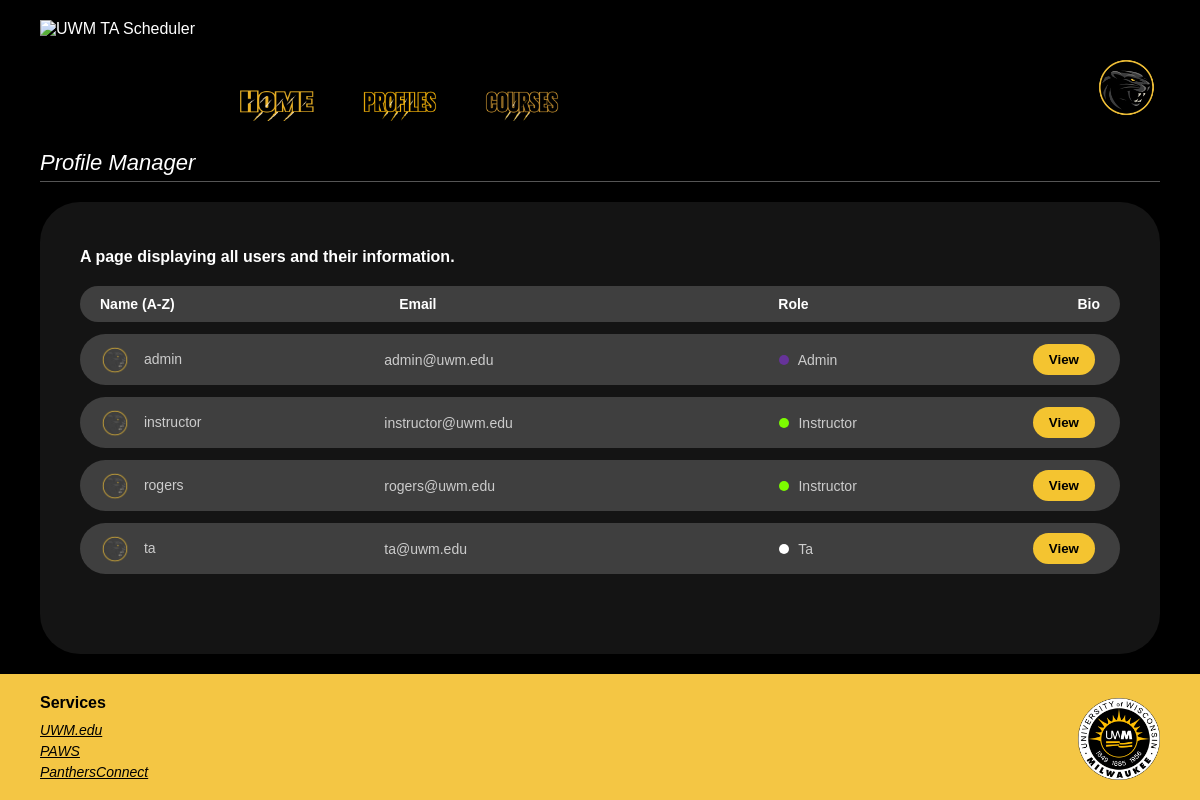
Before: /users/ with the older database file.
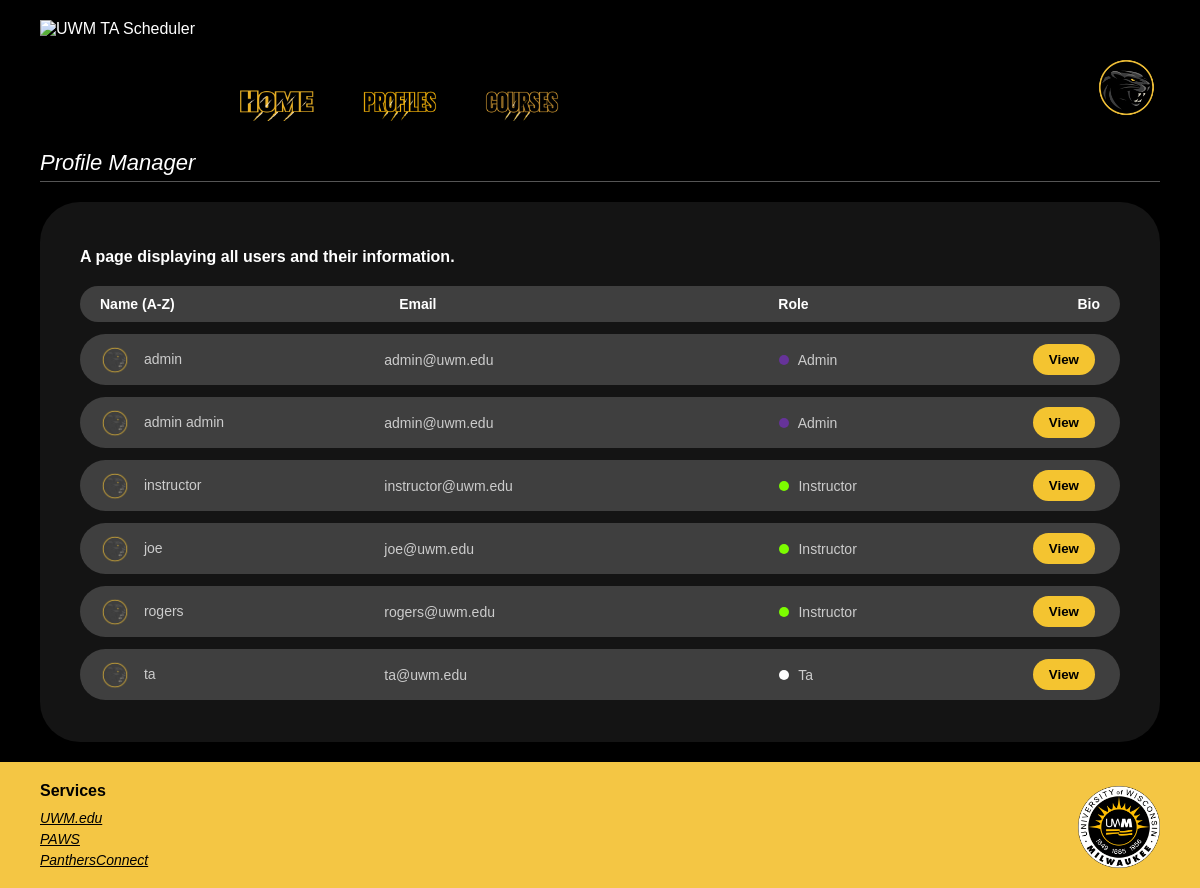
After: the same page with the newer database file.
### ta_scheduler/models.py (models this page shows, shortened)
class User(AbstractUser):
    ROLE_CHOICES = [
        ('admin', 'Admin'), ('instructor', 'Instructor'), ('ta', 'TA'),
    ]
    full_name = models.CharField(max_length=100)
    role      = models.CharField(max_length=20, choices=ROLE_CHOICES)

### ta_scheduler/views.py (the view)
# urls.py: path('users/', UserListView.as_view(), name='user-list'),
class UserListView(ListView):
    model = User
    template_name = 'user_list.html'
    context_object_name = 'users'
    ordering = ['full_name']

### templates/user_list.html (shortened to what this page needs)
{% load static %}
<!DOCTYPE html>
<html lang="en">
<head>
  <link rel="stylesheet" href="{% static 'Style.css' %}">
</head>
<body>
  <main>
    <header>
      <div class="header-left">
        <img src="{% static 'UWM logo.png' %}" alt="UWM TA Scheduler" class="logo-left" />
        <nav class="nav">
          <a href="{% url 'home' %}"><img src="{% static 'Home.png' %}" alt="Home" /></a>
          <a href="{% url 'user-list' %}"><img src="{% static 'Profiles.png' %}" alt="Profiles" /></a>
          <a href="Courses.html"><img src="{% static 'Courses.png' %}" alt="Courses" /></a>
        </nav>
      </div>
      <div class="pfp-wrapper">
        <a href="#" class="pfp-link">
          <img src="{% static 'pfp.png' %}" alt="Profile Picture" />
        </a>
      </div>
    </header>
    <div class="welcome">Profile Manager</div>
    <div class="divider"></div>
    <div class="main-container">
    {% if request.user.role == 'admin' %}
      <h3>A page dedicated to creating, updating and deleting user credentials. Scroll for more users.</h3>
    {% else %}
      <h3>A page displaying all users and their information.</h3>
    {% endif %}
      <div class="update-item header-row">
      <strong>Name (A-Z)</strong>
      <strong>Email</strong>
      <strong>Role</strong>
          <strong>Bio</strong>
      </div>
      <div class="scroll-container" style="max-height: 390px; overflow-y: auto; scrollbar-width: none;">
  {% for user in users %}
    <div class="update-item">
      <span>
        <img src="{% static 'pfp.png' %}" alt="Icon" style="width: 30px; margin-right: 10px; vertical-align: middle;">
        {{ user.full_name }}
      </span>
      <span>{{ user.email }}</span>
        <span style="padding-left: 30px;">
            <span class="role-dot {{ user.role }}"></span> {{ user.role|title }}
        </span>
      <span>
        <a href="{% url 'user-view' user.id %}">
          <button class="edit-btn">View</button>
        </a>
      </span>
    </div>
  {% endfor %}
</div>
    </div>
  </main>
  <footer>
    <div class="footer-links">
      <h4><strong>Services</strong></h4>
      <a href="#">UWM.edu</a>
      <a href="#">PAWS</a>
      <a href="#">PanthersConnect</a>
    </div>
    <img src="{% static 'Seal.png' %}" alt="UWM Seal" class="footer-logo" />
  </footer>
</body>
</html>

### static/Style.css (style rules this page uses)
html, body { height: 100%; margin: 0; background-color: #000; font-family: Arial, sans-serif; color: white; display: flex; flex-direction: column; }
main { flex: 1; display: flex; flex-direction: column; }
header { display: flex; flex-wrap: wrap; justify-content: space-between; align-items: flex-end; padding: 20px 40px 10px; background-color: black; position: relative; gap: 20px; }
.header-left { display: flex; flex-wrap: wrap; align-items: flex-end; gap: 40px; }
.logo-left { height: 105px; }
.nav { display: flex; gap: 40px; padding-bottom: 0; }
.nav a { display: inline-block; position: relative; }
.nav a img { height: 34.5px; transition: transform 0.2s; }
.nav a::after { content: ""; position: absolute; bottom: -4px; left: 0; height: 3px; background-color: #FFD700; width: 0%; transition: width 0.3s; }
.pfp-wrapper { position: relative; display: inline-block; }
.pfp-link img { height: 67.5px; border-radius: 50%; transition: transform 0.2s; }
.welcome { padding: 15px 40px 5px; font-style: italic; font-size: 22px; }
.divider { height: 1px; background-color: #555; margin: 0 40px 20px; }
.main-container { background-color: #141414; border-radius: 40px; padding: 30px 40px; margin: 0 40px 20px; flex-grow: 1; display: flex; flex-direction: column; justify-content: flex-start; }
.main-container h3 { font-size: 16px; color: white; margin-bottom: 20px; }
.update-item { background-color: #3f3f3f; border-radius: 40px; padding: 15px 25px; margin-bottom: 20px; display: flex; justify-content: space-between; align-items: center; font-size: 14px; color: #ccc; }
.update-item strong { font-weight: bold; color: white; }
footer { background-color: #f4c644; padding: 20px 40px; display: flex; justify-content: space-between; align-items: flex-end; }
.footer-links { display: flex; flex-direction: column; gap: 5px; }
.footer-links h4 { margin: 0 0 5px; color: black; font-size: 16px; }
.footer-links a { font-style: italic; text-decoration: underline; color: #000; font-size: 14px; }
.footer-logo { height: 82.5px; }

### templates/user_list.html (style rules this page uses)
.update-item { display: grid; grid-template-columns: 200px 280px 200px auto; align-items: center; gap: 10px; padding: 10px 20px; background-color: #3f3f3f; border-radius: 40px; margin-bottom: 12px; color: #ccc; }
.update-item strong { color: white; }
.edit-btn { background-color: #f4c430; color: black; border: none; padding: 8px 16px; border-radius: 25px; font-weight: bold; cursor: pointer; margin-right: 5px; }
.role-dot { display: inline-block; width: 10px; height: 10px; border-radius: 50%; margin-right: 6px; }
.admin { background-color: rebeccapurple; }
.instructor { background-color: lawngreen; }
.ta { background-color: white; }

Changed rows visible on the page:
added User: full_name "admin admin", email "admin@uwm.edu", role "Admin"
added User: full_name "joe", email "joe@uwm.edu", role "Instructor"
